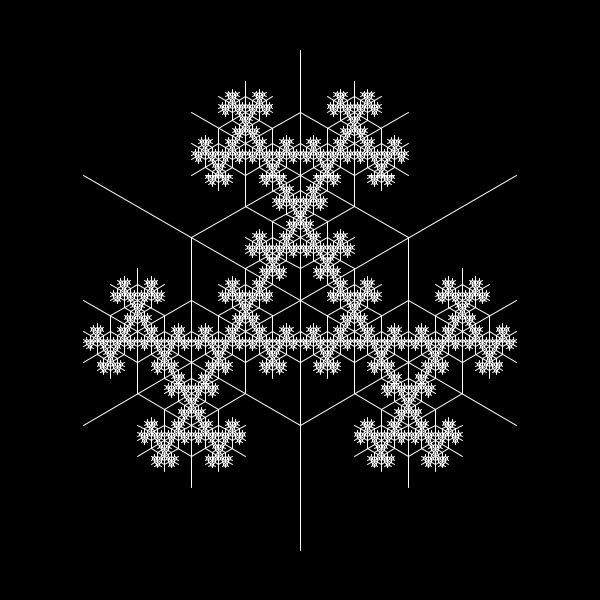
Frame 1 (no input)
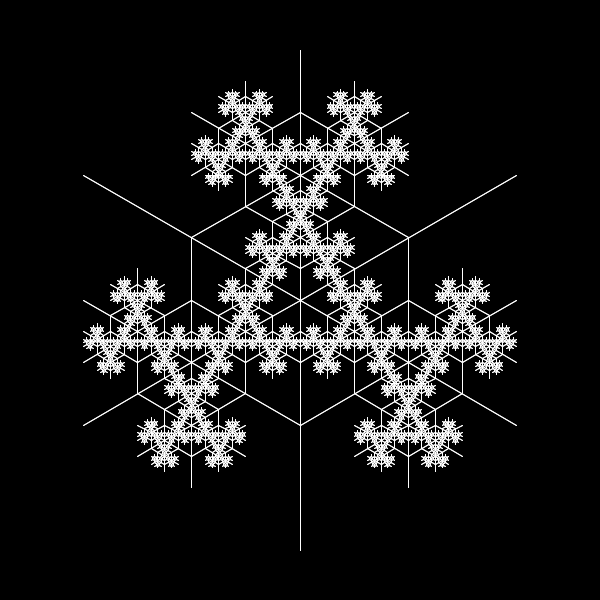
Frame 2 (the mouse pressed at the canvas centre, redrawn once)

The Processing sketch that drew these frames (run headless with seeded random() and noise(); the mouse was pressed at the canvas centre and the sketch redrawn once):

// Processing sketch: processing_48520
// ── processing_48520.pde

void setup(){
    size(600, 600);
    background(0);
    stroke(255);
    smooth();
    noLoop();
}
 
void snowflake(float x, float y, float l, int level){
    line(x, y, x, y+l);
    line(x, y, x+l*sqrt(3)/2, y-l/2);
    line(x, y, x-l*sqrt(3)/2, y-l/2);
    
    if (level>1){
    l*=-.5;
    level= level-1;
    snowflake(x, y+l, l, level);
    snowflake(x+l*sqrt(3)/2, y-l/2, l, level);
    snowflake(x-l*sqrt(3)/2, y-l/2, l, level);
     
    }
   
     
     
 
 
    
    }
     
void draw(){
    
    snowflake(width/2, height/2, 250, 8);
     
     
    }
